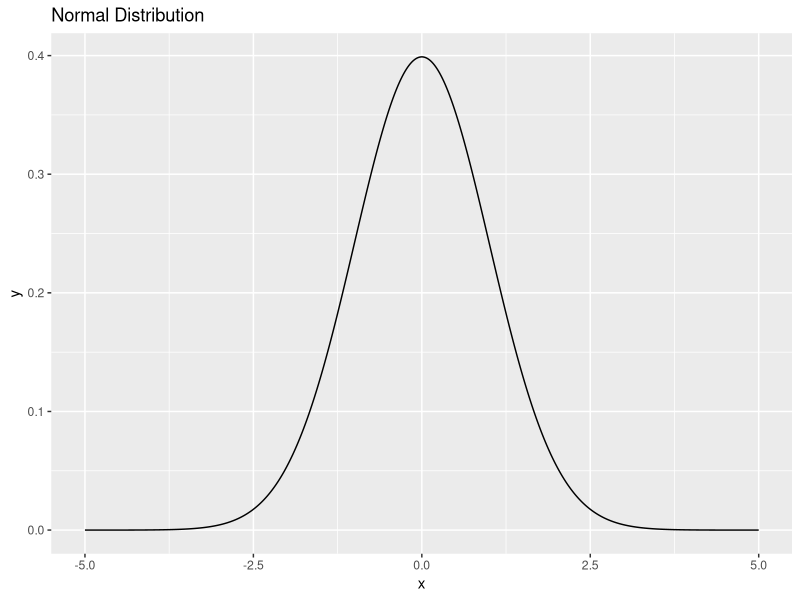
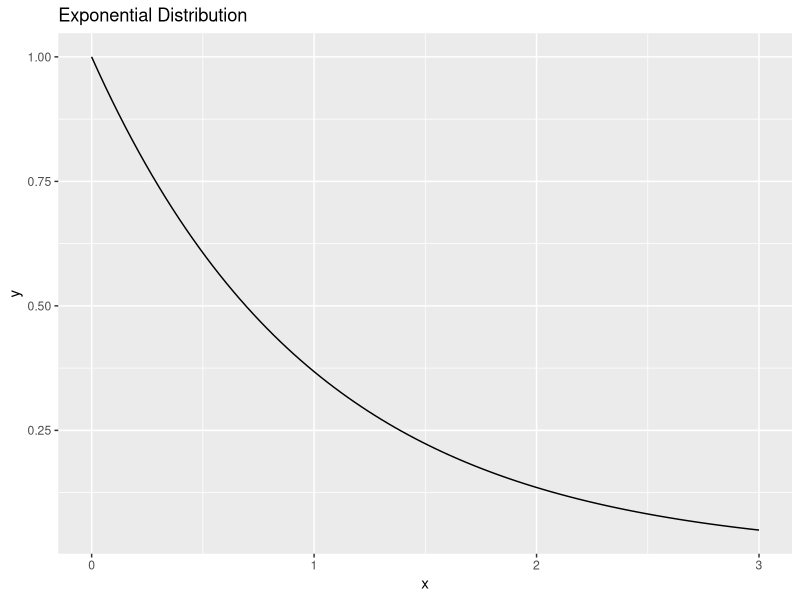
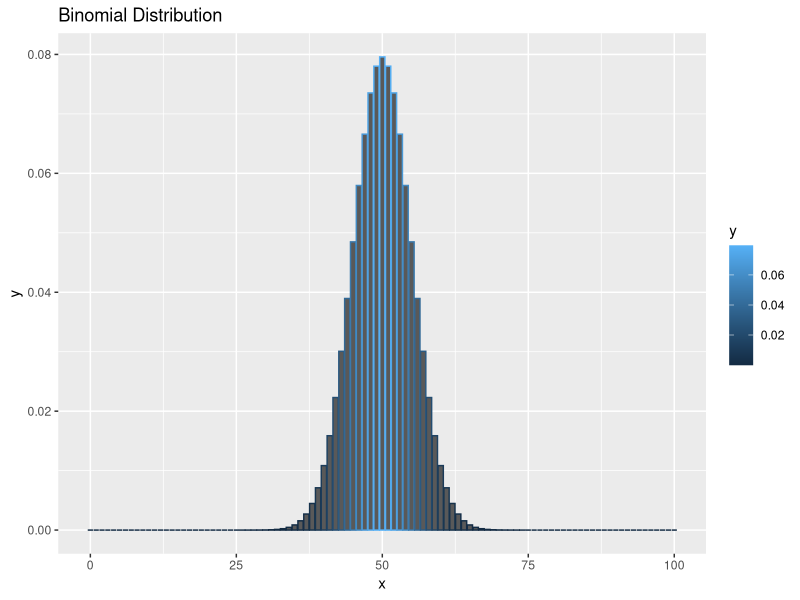
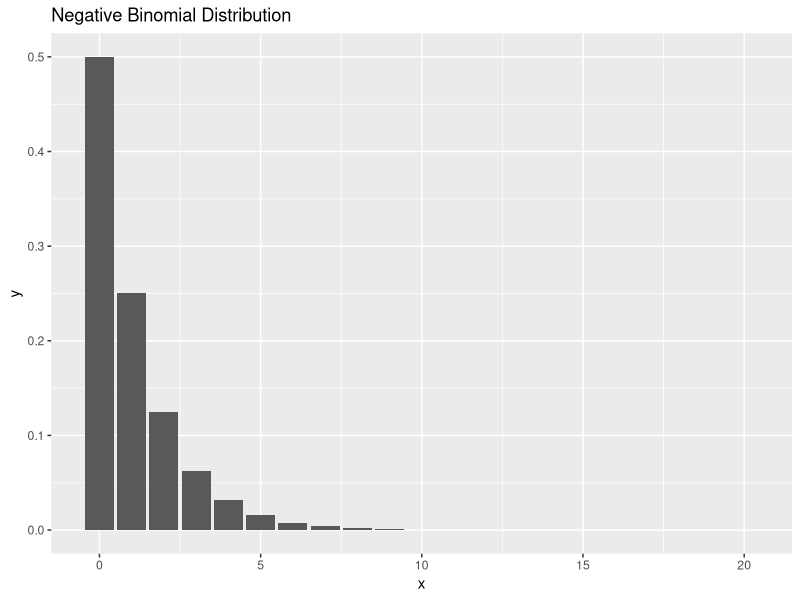
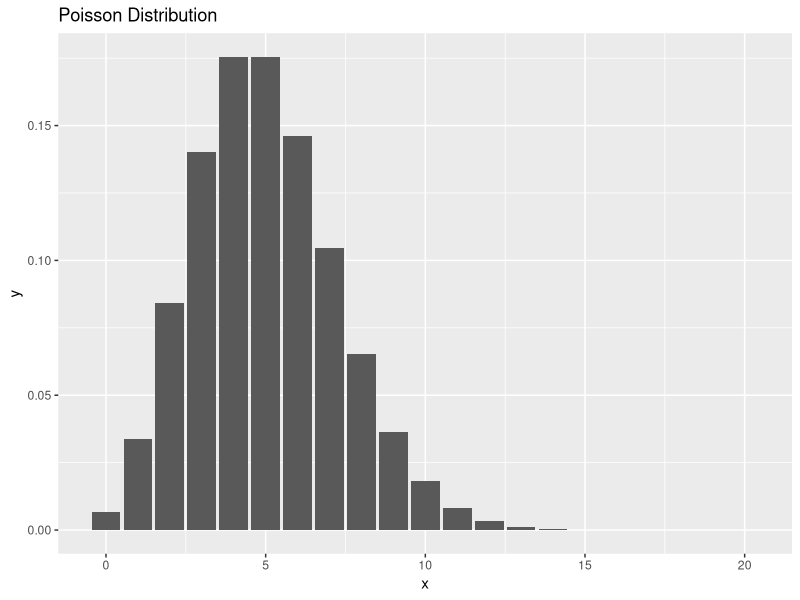
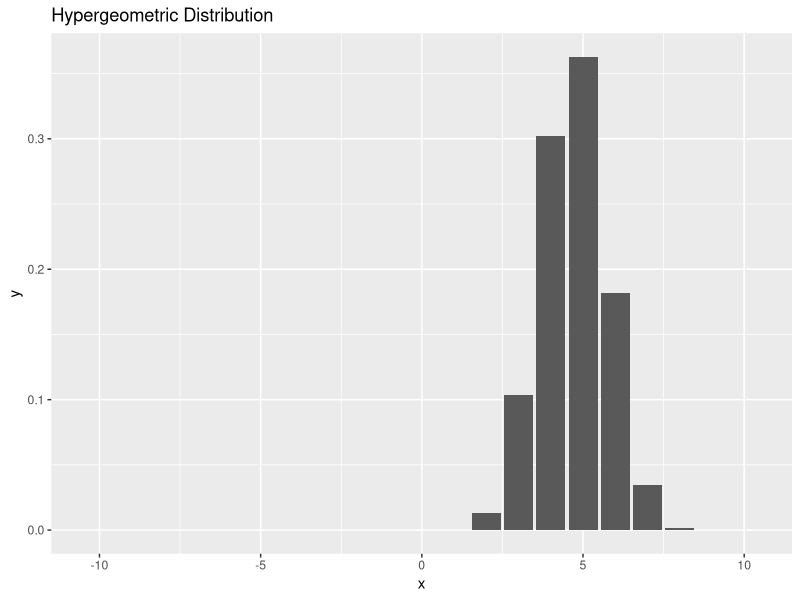

The R script that drew these images, in order:
## ---- chunk 1
library(ggplot2)
library(tibble)
# 标准正态分布
normal_data <- tibble(x = seq(-5, 5, length.out = 500),
                      y = dnorm(x, mean = 0, sd = 1))


ggplot(normal_data, aes(x = x, y = y)) +
    geom_line() +
    ggtitle("Normal Distribution")
## ---- chunk 2
# 指数分布
exponential_data <- tibble(x = seq(0, 3, length.out = 100),
                           y = dexp(x, rate = 1))


ggplot(exponential_data, aes(x = x, y = y)) +
    geom_line() +
    ggtitle("Exponential Distribution")
## ---- chunk 3
# 二项分布
binomial_data <- tibble(x = 0:100, y = dbinom(x, size = 100, prob = 0.5))

ggplot(binomial_data, aes(x = x, y = y, color = y)) +
    geom_bar(stat = "identity") +
    ggtitle("Binomial Distribution")
## ---- chunk 4
# 负二项分布
negative_binomial_data <- tibble(x = 0:20, y =  dnbinom(x, size = 1, prob = 0.5))

ggplot(negative_binomial_data, aes(x = x, y = y)) +
    geom_bar(stat = "identity") +
    ggtitle("Negative Binomial Distribution")
## ---- chunk 5
# 泊松分布
poisson_data <- tibble(x = 0:20,
                       y = dpois(x, lambda = 5))

ggplot(poisson_data, aes(x = x, y = y)) +
    geom_bar(stat = "identity") +
    ggtitle("Poisson Distribution")
## ---- chunk 6
# 超几何分布
hypergeometric_data <- tibble(x = -10:10, y = dhyper(x, m = 10,n = 7,k = 8))

ggplot(hypergeometric_data, aes(x = x, y = y)) +
    geom_bar(stat = "identity") +
    ggtitle("Hypergeometric Distribution")
